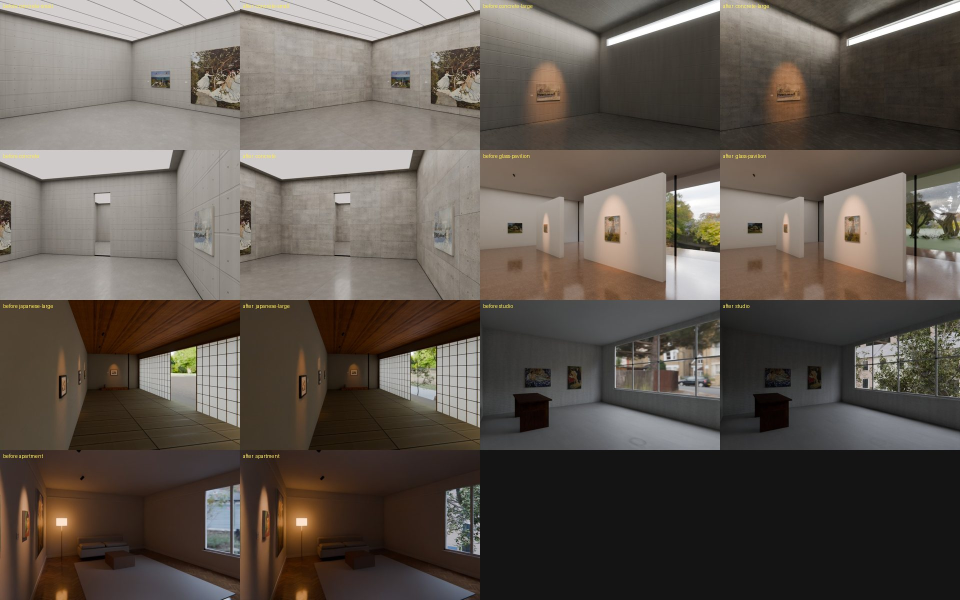
#> input picture studio/design/night-2026-11-09/rooms.jpg, 1920 x 1200 px (shown at 1/2 size)
$ python -i detail_tiles.py   (imports and definitions only)
#> lines starting #> are read from the running program, lines starting #| are printed output that depends on the picture
"""Detail tiles for the viewer (space.js): the fine texture of a real wall material (Poly Haven, CC0), as a tileable grey
picture around mid grey (the colour and light stay in the baked photograph; this is only the grain of the stuff:
plaster trowel marks, concrete pores, clay). One 1024 px tile covers `tile` metres (set in space.js DETAIL_TILE).
    python studio/app/space/rooms/detail_tiles.py        (writes studio/app/data/rooms/detail/<name>.jpg)"""
import io, json, os, urllib.request
import numpy as np
from PIL import Image, ImageFilter

UA = {'User-Agent': 'open-studio-rooms/1.0'}
OUT = os.path.join(os.path.dirname(__file__), '..', '..', 'data', 'rooms', 'detail')
# detail name: Poly Haven asset
ASSETS = {'plaster': 'plastered_wall_04', 'rough': 'white_plaster_rough_01', 'painted': 'painted_plaster_wall', 'clay': 'clay_plaster',
          'concrete': 'concrete_wall_008'}


def fetch(asset):
    files = json.loads(urllib.request.urlopen(urllib.request.Request(f'https://api.polyhaven.com/files/{asset}', headers=UA), timeout=60).read())
    d = files['Diffuse']['1k']['jpg']['url']
    return Image.open(io.BytesIO(urllib.request.urlopen(urllib.request.Request(d, headers=UA), timeout=120).read())).convert('L')


def tile(im, sigma=24, amount=1.0):
    im = im.resize((1024, 1024), Image.LANCZOS)
    a = np.asarray(im, np.float32)
    big = Image.fromarray(np.tile(a, (3, 3)).astype(np.uint8)).filter(ImageFilter.GaussianBlur(sigma))
    low = np.asarray(big, np.float32)[1024:2048, 1024:2048]            # the blur, seen across the tile's edges: seamless
    r = a / np.maximum(low, 8.0)                                        # local contrast only, light and colour removed
    r = (r - 1.0); r = r / max(float(r.std()), 1e-4) * 0.1 * amount        # every tile at the same strength (its std 0.1): the viewer sets how much
    return Image.fromarray(np.clip(128 + r * 128, 0, 255).astype(np.uint8))


# [7 lines not run here, left out]

>>> import cv2
>>> picture = cv2.imread('../../../design/night-2026-11-09/rooms.jpg', cv2.IMREAD_GRAYSCALE)
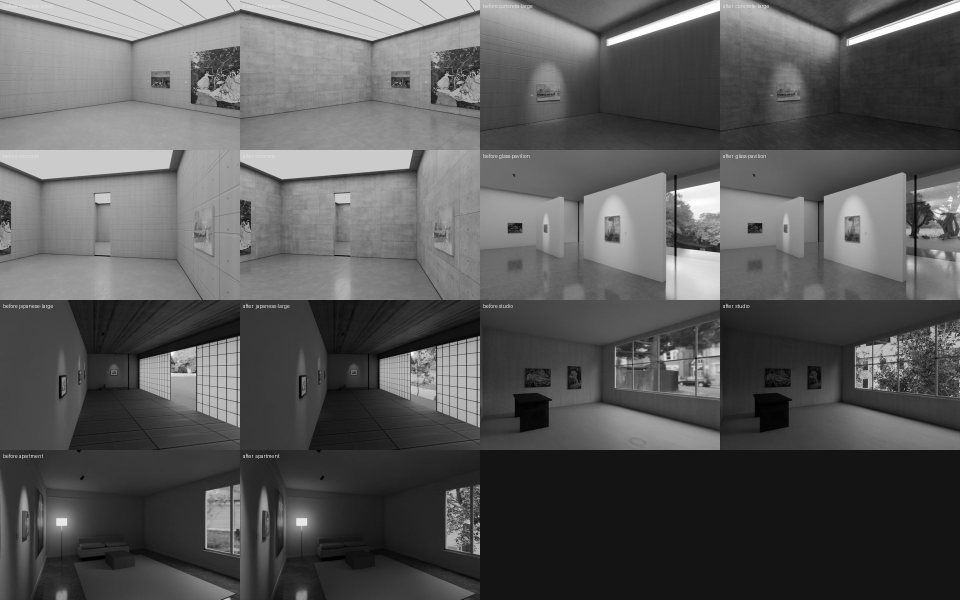
#> picture: shape (1200, 1920) (shown at 1/2 size); min 0, max 255, mean 89
>>> result = tile(picture)
#> (the run stopped early here; a loop or call above may not have finished)
